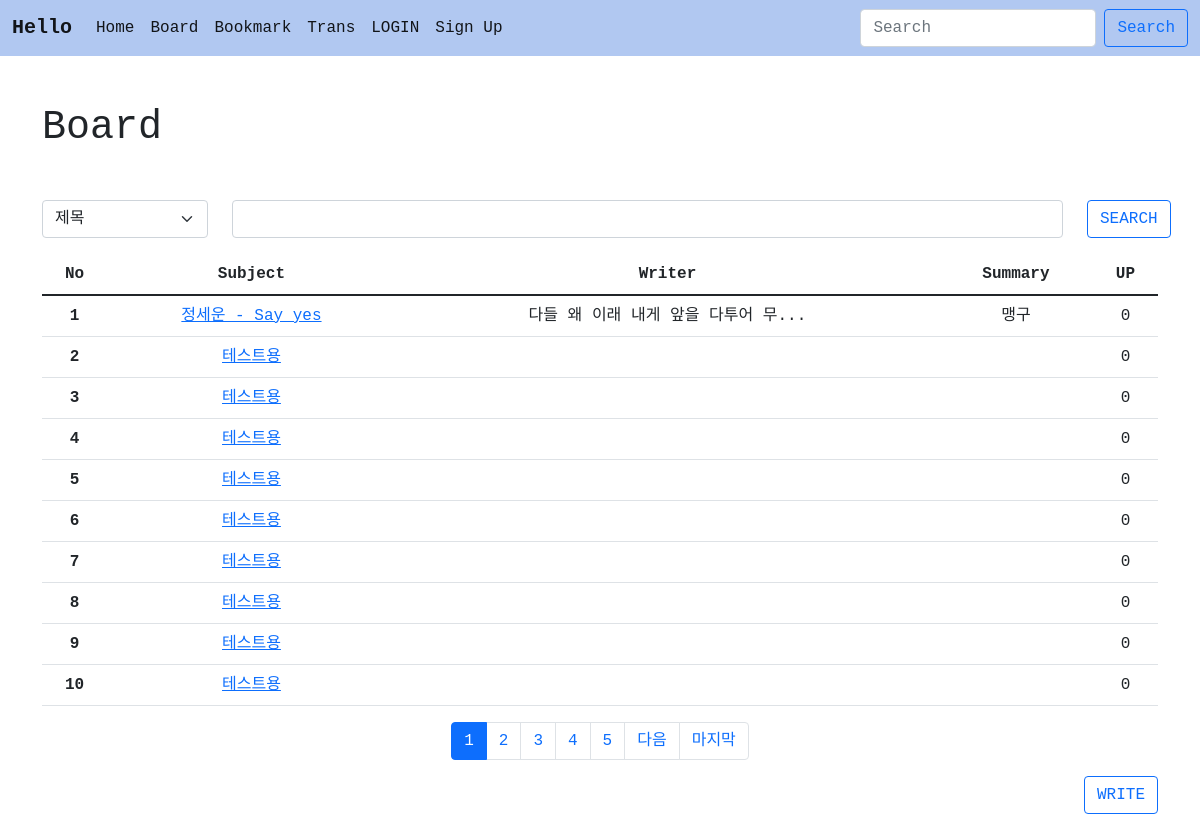
/home/, run on the app's committed database.
### home/models.py (models this page shows, shortened)
class Board(models.Model):
    subject = models.CharField(max_length=100)
    writer = models.CharField(max_length=30)
    content = models.TextField()
    ctime = models.DateTimeField()
    up = models.ManyToManyField(User, blank=True) #User와 Board가 N:N 관계
    def summary(self):
        if len(self.content) >= 20:
            return self.content[:20]+'...'
        return self.content

### home/views.py (the view)
# urls.py: path('home/',include('home.urls')),
def home(request):
    page = request.GET.get('page',1)
    cate= request.GET.get('cate','')
    kw = request.GET.get('kw','')
    if kw:
        if cate == "sub":
            b = Board.objects.filter(subject__startswith = kw)
        elif cate == 'wri':
            b = Board.objects.filter(writer=kw)
        elif cate == "con":
            b = Board.objects.filter(content__contains = kw)
    else:
        b = Board.objects.all()
    b = b.order_by('-ctime')
    pag = Paginator(b,10)
    obj = pag.get_page(page)
    context= {
        'blist':obj,
        "cate":cate,
        'kw':kw,
    }
    return render(request, 'hm/home.html',context)

### template/hm/home.html (shortened to what this page needs)
{% extends 'base.html' %}
{% block content %}
{% load mathfilters %}
<div class='container mt-5 jm'>
    <h1>Board</h1>
    <form>
        <div class="row mt-5">
            <div class = "col-lg-2">
                <select class="form-select" name = 'cate' aria-label="Default select example">
                    <option value="제목" {%if cate == 'sub'%}selected{%endif%}>제목</option>
                  </select>
            </div>
            <div class = "col-lg-9">
                <input type = "text" class = "form-control" name = "kw" value = "{{kw}}">
            </div>
            <div class = "col-lg-1">
                <button class="btn btn-outline-primary">SEARCH</button>
            </div>
    </form>
    </div>
    <table class="table table-hover mt-3">
        <thead>
        <tr class = "text-center">
            <th scope="col">No</th>
            <th scope="col">Subject</th>
            <th scope="col">Writer</th>
            <th scope="col">Summary</th>
            <th scope="col">UP</th>
        </tr>
        </thead>
        <tbody>
          {% for i in blist %}
          <tr class = "text-center">
              <th scope="row">{{ blist.start_index|add:forloop.counter0 }}</th>
              <td><a href="{% url 'home:detail' i.id %}">{{ i.subject }}</a></td>
              <td>{{ i.summary }}</td>
              <td>{{ i.writer }}</td>
              <td>{{ i.up.all.count }}</td>
          </tr>
          {% endfor %}
        </tbody>
  </table>
  <nav aria-label="Page navigation example">
    <ul class="pagination justify-content-center">
        {% for i in blist.paginator.page_range %}
            {% if blist.number|sub:1|intdiv:5|add:1|mul:5 >= i and i >= blist.number|sub:1|intdiv:5|mul:5|add:1 %}
                <li class="page-item {% if blist.number == i %}active{% endif %}"><a class="page-link" href="{% url 'home:home' %}?page={{i}}&cate={{cate}}&kw={{kw}}">{{ i }}</a></li>
            {% endif %}
        {% endfor %}
        {% if blist.has_next %}
            <li class="page-item">
                <a class="page-link" href="{% url 'home:home' %}?page={{blist.next_page_number}}&cate={{cate}}&kw={{kw}}">다음</a>
            </li>
            <li class="page-item">
                <a class="page-link" href="{% url 'home:home' %}?page={{blist.paginator.num_pages}}&cate={{cate}}&kw={{kw}}">마지막</a>
            </li>
        {% endif %}
    </ul>
  </nav>
  <div class = "text-end">
    <a href = "{% url 'home:create' %}"><button class="btn btn-outline-primary">WRITE</button></a>
  </div>
{% endblock %}

### template/base.html (shortened to what this page needs)
<!doctype html>
<html lang="en">
    <head>
        <link href="https://cdn.jsdelivr.net/npm/bootstrap@5.1.3/dist/css/bootstrap.min.css" rel="stylesheet">
    </head>
    <body>
        {% if user.is_authenticated %}
        <nav class="navbar navbar-expand-lg navbar-light" style="background-color :rgb(177, 200, 241)">
            <div class="container-fluid">
                <a class="navbar-brand jm" href="#"><b>떡잎마을 방범대</b></a>
                <button class="navbar-toggler" type="button" data-bs-toggle="collapse" data-bs-target="#navbarSupportedContent" aria-controls="navbarSupportedContent" aria-expanded="false" aria-label="Toggle navigation">
                    <span class="navbar-toggler-icon"></span>
                </button>
                <div class="collapse navbar-collapse" id="navbarSupportedContent">
                    <ul class="navbar-nav me-auto mb-2 mb-lg-0">
                        <li class="nav-item">
                            <a class="nav-link active jm" aria-current="page" href="#">Home</a>
                        </li>
                        <li class="nav-item">
                            <a class="nav-link active jm" aria-current="page" href="{% url 'home:home' %}">Board</a>
                        </li>
                        <li class="nav-item">
                            <a class="nav-link active jm" aria-current="page" href="{% url 'book:site' %}">Bookmark</a>
                        </li>
                        <li class="nav-item">
                            <a class="nav-link active jm" aria-current="page" href="{% url 'trans:index' %}">Trans</a>
                        </li>
                        <li class="nav-item dropdown">
                            <a class="nav-link dropdown-toggle jm" href="#" id="navbarDropdown" role="button" data-bs-toggle="dropdown" aria-expanded="false">
                            {{ user.username }} 님
                            </a>
                            <ul class="dropdown-menu" aria-labelledby="navbarDropdown">
                                <li><a class="dropdown-item jm" href="{% url 'acc:userinfo' %}">User Profile</a></li>
                                <li><hr class="dropdown-divider"></li>
                                <li><a class="dropdown-item jm" href="{% url 'acc:userlogout' %}">LOGOUT</a></li>
                            </ul>
                        </li>
                    </ul>
                    <form class="d-flex">
                        <input class="form-control me-2" type="search" placeholder="Search" aria-label="Search">
                        <button class="btn btn-outline-primary jm" type="submit">Search</button>
                    </form>
                </div>
            </div>
        </nav>
        {% else %}
        <nav class="navbar navbar-expand-lg navbar-light" style="background-color :rgb(177, 200, 241)">
            <div class="container-fluid">
                <a class="navbar-brand jm" href="#"><b>Hello</b></a>
                <div class="collapse navbar-collapse" id="navbarSupportedContent">
                    <ul class="navbar-nav me-auto mb-2 mb-lg-0">
                        <li class="nav-item">
                            <a class="nav-link active jm" aria-current="page" href="#">Home</a>
                        </li>
                        <li class="nav-item">
                            <a class="nav-link active jm" aria-current="page" href="{% url 'home:home' %}">Board</a>
                        </li>
                        <li class="nav-item">
                            <a class="nav-link active jm" aria-current="page" href="{% url 'book:site' %}">Bookmark</a>
                        </li>
                        <li class="nav-item">
                            <a class="nav-link active jm" aria-current="page" href="{% url 'trans:index' %}">Trans</a>
                        </li>
                        <li class="nav-item">
                            <a class="nav-link active jm" aria-current="page" href="{% url 'acc:index' %}">LOGIN</a>
                        </li>
                        <li class="nav-item">
                            <a class="nav-link active jm" aria-current="page" href="{% url 'acc:signup' %}">Sign Up</a>
                        </li>
                    </ul>
                    <form class="d-flex">
                        <input class="form-control me-2 jm" type="search" placeholder="Search" aria-label="Search">
                        <button class="btn btn-outline-primary jm" type="submit">Search</button>
                    </form>
                </div>
            </div>
        </nav>
        {% endif %}
        {% block content %}
        {% endblock %}
    </body>
</html>

### template/base.html (style rules this page uses)
.jm { font-family: 'Nanum Gothic Coding', monospace; }

### data on the page
Board: start_index|add "1", subject "정세운 - Say yes", summary "다들 왜 이래 내게 앞을 다투어 무...", writer "맹구", up.all.count "0"
Board: start_index|add "2", subject "테스트용", up.all.count "0"
Board: start_index|add "3", subject "테스트용", up.all.count "0"
Board: start_index|add "4", subject "테스트용", up.all.count "0"
Board: start_index|add "5", subject "테스트용", up.all.count "0"
Board: start_index|add "6", subject "테스트용", up.all.count "0"
Board: start_index|add "7", subject "테스트용", up.all.count "0"
Board: start_index|add "8", subject "테스트용", up.all.count "0"
Board: start_index|add "9", subject "테스트용", up.all.count "0"
Board: start_index|add "10", subject "테스트용", up.all.count "0"

### other printed values
{{ i }} "1" "2" "3" "4" "5"
